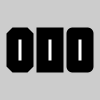
Frame 1 (no input)
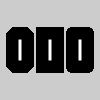
Frame 60 (the mouse pressed at the canvas centre just before this capture)
Frame 120 (the mouse held since frame 60 and released just before this capture): identical to frame 60, image omitted

The Processing sketch that drew these frames (run headless with seeded random() and noise(); from frame 60 on, the mouse is pressed at the canvas centre):

// Processing sketch: strokeJoin
// ── strokeJoin.pde
void setup(){
  size(100, 100);

}

void draw(){
  smooth();
  strokeWeight(12);
  strokeJoin(BEVEL);
  rect(12, 33, 15, 33);
  strokeJoin(MITER);
  rect(42, 33, 15, 33);
  strokeJoin(ROUND);
  rect(72, 33, 15, 33);
  save("strokeJoin.png");


}
